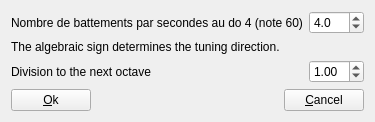
<?xml version="1.0" encoding="UTF-8"?>
<ui version="4.0">
 <class>ToolCelesteTuning_gui</class>
 <widget class="QWidget" name="ToolCelesteTuning_gui">
  <property name="geometry">
   <rect>
    <x>0</x>
    <y>0</y>
    <width>345</width>
    <height>118</height>
   </rect>
  </property>
  <property name="windowTitle">
   <string notr="true">Form</string>
  </property>
  <layout class="QGridLayout" name="gridLayout">
   <item row="0" column="0" colspan="2">
    <widget class="QLabel" name="label">
     <property name="text">
      <string notr="true">Nombre de battements par secondes au do 4 (note 60)</string>
     </property>
    </widget>
   </item>
   <item row="3" column="0" colspan="3">
    <layout class="QHBoxLayout" name="horizontalLayout">
     <item>
      <widget class="QPushButton" name="pushOk">
       <property name="text">
        <string>&amp;Ok</string>
       </property>
      </widget>
     </item>
     <item>
      <spacer name="horizontalSpacer">
       <property name="orientation">
        <enum>Qt::Horizontal</enum>
       </property>
       <property name="sizeHint" stdset="0">
        <size>
         <width>40</width>
         <height>20</height>
        </size>
       </property>
      </spacer>
     </item>
     <item>
      <widget class="QPushButton" name="pushCancel">
       <property name="text">
        <string>&amp;Cancel</string>
       </property>
      </widget>
     </item>
    </layout>
   </item>
   <item row="1" column="0" colspan="2">
    <widget class="QLabel" name="label_2">
     <property name="text">
      <string>The algebraic sign determines the tuning direction.</string>
     </property>
    </widget>
   </item>
   <item row="2" column="2">
    <widget class="QDoubleSpinBox" name="doubleSpinDiv">
     <property name="minimum">
      <double>0.500000000000000</double>
     </property>
     <property name="maximum">
      <double>2.000000000000000</double>
     </property>
     <property name="singleStep">
      <double>0.100000000000000</double>
     </property>
     <property name="value">
      <double>1.000000000000000</double>
     </property>
    </widget>
   </item>
   <item row="0" column="2">
    <widget class="QDoubleSpinBox" name="doubleSpinHerz">
     <property name="decimals">
      <number>1</number>
     </property>
     <property name="minimum">
      <double>-10.000000000000000</double>
     </property>
     <property name="maximum">
      <double>10.000000000000000</double>
     </property>
     <property name="value">
      <double>4.000000000000000</double>
     </property>
    </widget>
   </item>
   <item row="2" column="0" colspan="2">
    <widget class="QLabel" name="label_4">
     <property name="text">
      <string>Division to the next octave</string>
     </property>
    </widget>
   </item>
  </layout>
 </widget>
 <tabstops>
  <tabstop>doubleSpinHerz</tabstop>
  <tabstop>doubleSpinDiv</tabstop>
  <tabstop>pushOk</tabstop>
  <tabstop>pushCancel</tabstop>
 </tabstops>
 <resources/>
 <connections/>
</ui>
